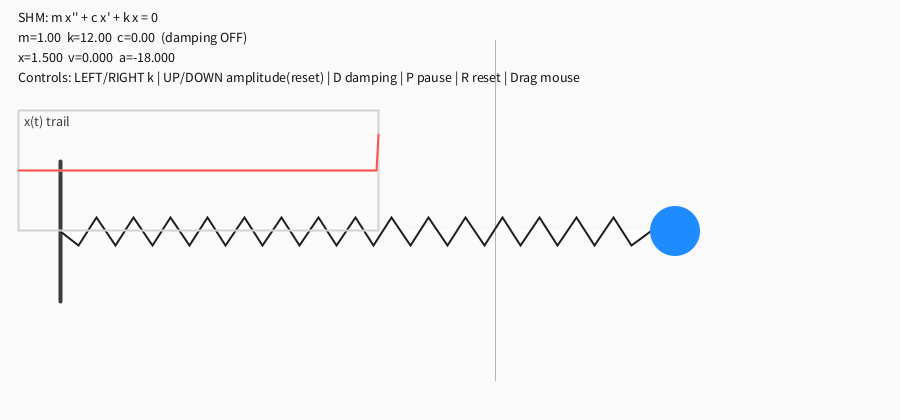
Frame 1 (no input)
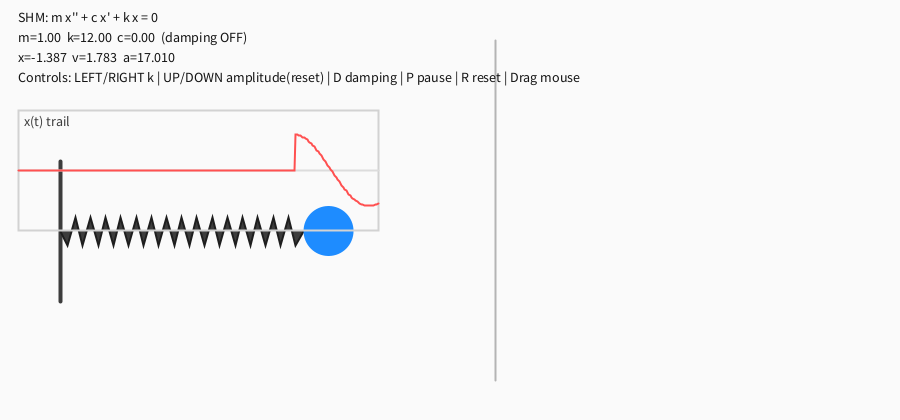
Frame 60 (the mouse pressed at the canvas centre just before this capture)
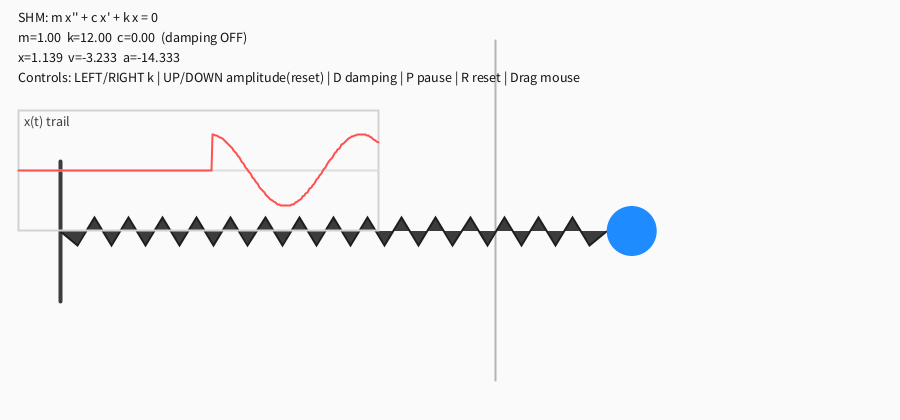
Frame 120 (the mouse held since frame 60 and released just before this capture)

The Processing sketch that drew these frames (run headless with seeded random() and noise(); from frame 60 on, the mouse is pressed at the canvas centre):

// Processing sketch: hw10
// ── hw10.pde
// Simple Harmonic Motion (Spring-Mass) in Processing
// m x'' + c x' + k x = 0
// Controls:
//   LEFT/RIGHT : decrease/increase k
//   UP/DOWN    : set initial displacement (amplitude) bigger/smaller (reset)
//   D          : toggle damping
//   P          : pause/resume
//   R          : reset
//   Mouse drag : set mass position (and reset velocity)

float m = 1.0;      // mass
float k = 12.0;     // spring constant
float c = 0.0;      // damping (0 => pure SHM)
boolean dampingOn = false;

float x = 1.5;      // displacement from equilibrium (physics units)
float v = 0.0;      // velocity
float a = 0.0;      // acceleration

float eqX;          // equilibrium x in pixels
float centerY;
float scale = 120;  // pixels per physics unit

boolean paused = false;
float lastT;

void setup() {
  size(900, 420);
  eqX = width * 0.55;
  centerY = height * 0.55;
  lastT = millis() / 1000.0;
  smooth();
}

void resetSystem(float x0) {
  x = x0;
  v = 0;
}

void draw() {
  background(250);

  // time step (seconds)
  float t = millis() / 1000.0;
  float dt = t - lastT;
  lastT = t;
  dt = constrain(dt, 0, 0.033); // avoid huge jumps (tab-switch etc.)

  if (!paused) {
    // physics: a = -(k/m) x - (c/m) v
    a = -(k/m) * x - (c/m) * v;

    // semi-implicit Euler (more stable than naive Euler)
    v += a * dt;
    x += v * dt;
  }

  // ----- draw spring + mass -----
  float massX = eqX + x * scale;

  // guide line (equilibrium)
  stroke(180);
  line(eqX, 40, eqX, height - 40);

  // wall
  stroke(60);
  strokeWeight(4);
  line(60, centerY - 70, 60, centerY + 70);

  // spring (zig-zag)
  strokeWeight(2);
  stroke(30);
  drawSpring(60, centerY, massX - 25, centerY, 16, 14);

  // mass
  noStroke();
  fill(30, 140, 255);
  ellipse(massX, centerY, 50, 50);

  // ----- UI text -----
  fill(20);
  textSize(14);
  text("SHM: m x'' + c x' + k x = 0", 18, 22);
  text(String.format("m=%.2f  k=%.2f  c=%.2f  (damping %s)", m, k, c, dampingOn ? "ON" : "OFF"), 18, 42);
  text(String.format("x=%.3f  v=%.3f  a=%.3f", x, v, a), 18, 62);
  text("Controls: LEFT/RIGHT k | UP/DOWN amplitude(reset) | D damping | P pause | R reset | Drag mouse", 18, 82);

  // small plot (x vs time trail)
  drawMiniTrail(x);
}

void drawSpring(float x1, float y1, float x2, float y2, int coils, float amp) {
  // horizontal spring only (y1==y2)
  float L = x2 - x1;
  float step = L / (coils * 2.0);
  float px = x1;
  float py = y1;

  beginShape();
  vertex(px, py);
  for (int i = 1; i < coils * 2; i++) {
    px = x1 + i * step;
    py = y1 + ((i % 2 == 0) ? -amp : amp);
    vertex(px, py);
  }
  vertex(x2, y2);
  endShape();
}

// ----- mini trail plot -----
float[] trail = new float[260];
int trailIdx = 0;

void drawMiniTrail(float xval) {
  // store
  trail[trailIdx] = xval;
  trailIdx = (trailIdx + 1) % trail.length;

  // plot area
  int px = 18, py = 110, pw = 360, ph = 120;
  stroke(210);
  noFill();
  rect(px, py, pw, ph);

  // center line
  stroke(220);
  line(px, py + ph/2, px + pw, py + ph/2);

  // plot
  stroke(255, 80, 80);
  noFill();
  beginShape();
  for (int i = 0; i < trail.length; i++) {
    int idx = (trailIdx + i) % trail.length;
    float xv = map(i, 0, trail.length - 1, px, px + pw);
    float yv = map(trail[idx], -2.5, 2.5, py + ph, py);
    vertex(xv, yv);
  }
  endShape();

  fill(60);
  text("x(t) trail", px + 6, py + 16);
}

void keyPressed() {
  if (keyCode == LEFT)  k = max(0.5, k - 0.8);
  if (keyCode == RIGHT) k = min(80, k + 0.8);

  if (keyCode == UP)    resetSystem(min(3.0, x + 0.3));
  if (keyCode == DOWN)  resetSystem(max(-3.0, x - 0.3));

  if (key == 'r' || key == 'R') resetSystem(1.5);

  if (key == 'p' || key == 'P') paused = !paused;

  if (key == 'd' || key == 'D') {
    dampingOn = !dampingOn;
    c = dampingOn ? 1.2 : 0.0; // toggle damping strength
  }
}

void mouseDragged() {
  // set displacement by dragging mass
  float massX = mouseX;
  x = (massX - eqX) / scale;
  v = 0;
}
